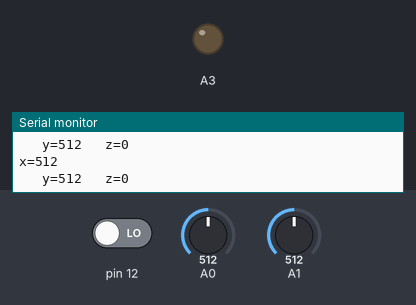
Recording of a sketch running on a simulated Arduino Uno, built with avr-gcc and run on an emulated ATmega328P. On the bench: output pins drawn as LEDs (lit = HIGH), the last lines printed to the serial monitor. The inputs (shaded band) are chosen by the test bench; at power-on: A0 = 512, pin 12 LOW, A1 = 512.

Above: at 1.2 s.
1.3 s: A0 set to 624
2.8 s: A0 set to 654
At 4.2 s:
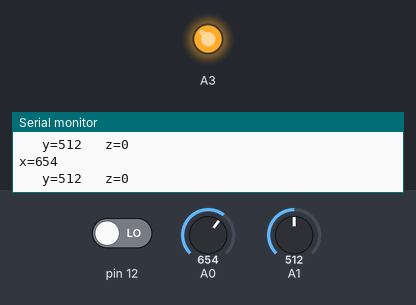
4.5 s: A0 set to 511
At 5.6 s:
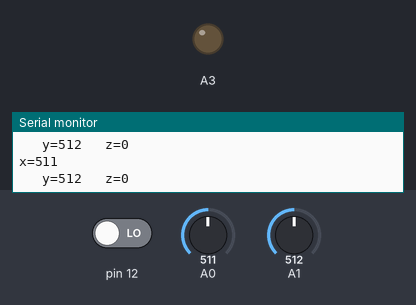
6.1 s: A0 set to 716
At 7.1 s:
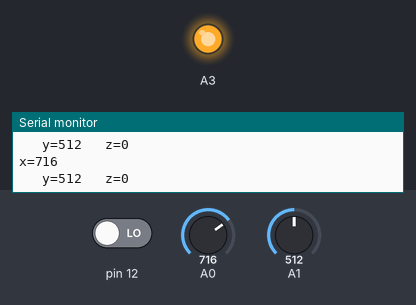
Timing chart, 0 to 8.7 s (numbered marks = the images above; inputs shaded):
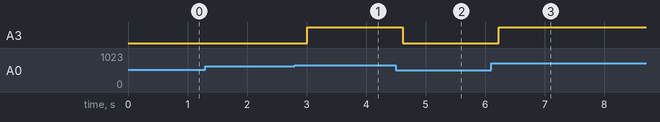

Measured:
- the behaviour switches between 641 and 642 on A0 (found by bisection; images 0 and 1)
- after the input at 2.8 s, A3: LOW → HIGH after 0.21 s
- after the input at 4.5 s, A3: HIGH → LOW after 0.12 s
- after the input at 6.1 s, A3: LOW → HIGH after 0.12 s

The sketch:

sketch_oct16a.ino
```cpp
int x;
int y;
int z;
void setup() {
 Serial.begin(9600);
 pinMode(A0,INPUT);
 pinMode(12,INPUT);
 pinMode(A2,INPUT);
 pinMode(A3,INPUT);
}

void loop() {
 x=analogRead(A0);
 y=analogRead(A1);
 z=digitalRead(12);
 Serial.print("x=");
 Serial.print(x);
 Serial.print("   ");
 Serial.print("y=");
 Serial.print(y);
 Serial.print("   ");
 Serial.print("z=");
 Serial.println(z);
 delay(100);
while(z=1){
 x=analogRead(A0);
 y=analogRead(A1);
 z=digitalRead(12);
 Serial.print("x=");
 Serial.println(x);
 Serial.print("   ");
 Serial.print("y=");
 Serial.print(y);
 Serial.print("   ");
 Serial.print("z=");
 Serial.println(z);
 delay(100);
 analogWrite(A3,x-514);
 delay(100);


 }
}
```
